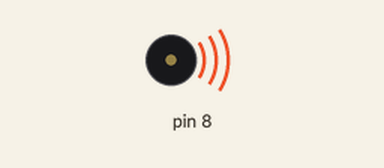
Bench run of a sketch on a simulated Arduino Mega 2560, built with avr-gcc and run on an emulated ATmega2560. Shown: buzzer (waves = sounding).

Above: at 0.1 s.
At 70.5 s:
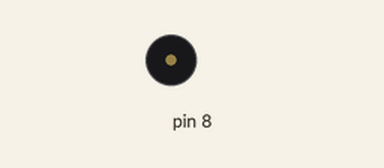
Timing chart, 0 to 72.0 s (numbered marks = the images above):
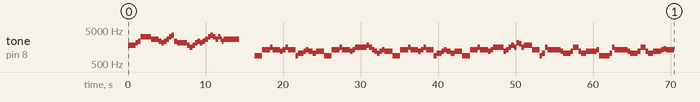

The sketch:

xianjuyao.ino
```cpp
/*
 *《仙居谣》 曲谱
 *作词:宿小善/九天/铭羽/斜染
 *作曲：papaw泡泡
 *记谱：火中莲lily
 *bilibili ID = av3259283
 *程序输入：离枝
 */
 #include "pitchesNMN.h" //设置好路径
 //曲谱:
 int melody[]={
  z6,g1,g2,g5,g5,g3,g2,g1,g2,g3,//10
  g5,g6,g2,g1,g1,z6,z5,z6,g1,g2,//10
  g1,g2,g3,g5,g6,g5,g3,g5,g3,g2,g3,//11
  g3,0,0,//3

  d6,z3,z5,z3,z2,z3,z5,z3,//8
  d6,z1,z1,z2,z3,z2,z2,z1,z1,z2,//10
  d6,z3,z5,z3,z2,z3,z5,z5,//8
  z5,z6,z5,z3,z2,z1,z2,z2,z3,z2,//10
  d6,z3,z5,z3,z2,z3,z5,z3,//8
  d6,z1,z1,z2,z3,z2,z2,z1,z1,z2,//10

  d6,z3,z5,z3,z2,z3,z5,z5,//8
  z2,z3,z5,z6,z5,g1,z7,z5,z6,z3,//10
  d6,z1,z5,z3,z3,z3,z3,z2,z1,z2,//10
  z5,z5,z5,z2,z1,z1,z2,//7
  z2,z3,d6,d6,z1,z5,z3,//7
  z3,z3,z3,z2,z1,z2,//6
  z5,z5,z5,z2,z1,z1,z2,z3,z4,z3,0,//11
 };

 //音符持续时间：4 = 四分音符，8 = 八分音符:
 int noteDurations[] = {
  1,3,3,3,1,1.5,3,3,3,3,
  3,3,3,1,3,3,3,3,3,3,
  3,3,3,3,3,3,3,3,6,6,1,
  1,1,1,

  1,1.5,3,1,3,3,3,1.5,
  3,3,3,3,3,3,6,6,3,1.5,
  1,1.5,3,1,3,3,3,1.5,
  6,3,3,3,3,3,6,6,3,1.5,
  1,1.5,3,1,3,3,3,1.5,
  3,3,3,3,3,3,6,6,3,1.5,

  1,1.5,3,1.5,3,3,3,1.5,
  3,3,3,3,3,3,3,3,1.5,1,
  3,3,3,1,6,6,3,3,1.5,3,
  6,6,3,3,3,3,1.5,
  3,3,1,3,3,3,1,
  6,6,3,3,1.5,3,
  6,6,3,3,3,3,1.5,3,3,1,1,

 };

 void setup() {
  // 增删节拍时，需要修改 thisNote 的数字:
  for (int thisNote = 0; thisNote < 147; thisNote++) {

    int noteDuration = 1000 / noteDurations[thisNote];
    tone(8, melody[thisNote], noteDuration);

    // 为了区分, 设置好最小时间.
    // 建议持续时间 + 30% :
    int pauseBetweenNotes = noteDuration * 1.0;
    delay(pauseBetweenNotes);
    // 停止:
    noTone(8);
  }
 }

void loop() {
  // put your main code here, to run repeatedly:

}
```

pitchesNMN.h
```cpp
/*************************************************
 * 作者: litchi
 * 参考资料: https://zh.wikipedia.org/wiki/%E5%8D%81%E4%BA%8C%E5%B9%B3%E5%9D%87%E5%BE%8B
 * 简谱: 简谱符号 频率（Hz）
 * 使用: 如 bd6表示倍低音mi; d2表示低音re; z1表示中音do；g4表示高音fa
 *************************************************/
//倍低音表示 cdn:
#define bd3 330
#define bd4 349
#define bd5 392
#define bd6 440
#define bd7 494
//低音表示 dn:
#define d1  523
#define d2  587
#define d3  659
#define d4  698
#define d5  784
#define d6  880
#define d7  988
//中音表示 zn:
#define z1  1047
#define z2  1175
#define z3  1319
#define z4  1397
#define z5  1568
#define z6  1760
#define z7  1976
//高音表示 gn:
#define g1  2093
#define g2  2349
#define g3  2637
#define g4  2794
#define g5  3136
#define g6  3520
#define g7  3951
```
